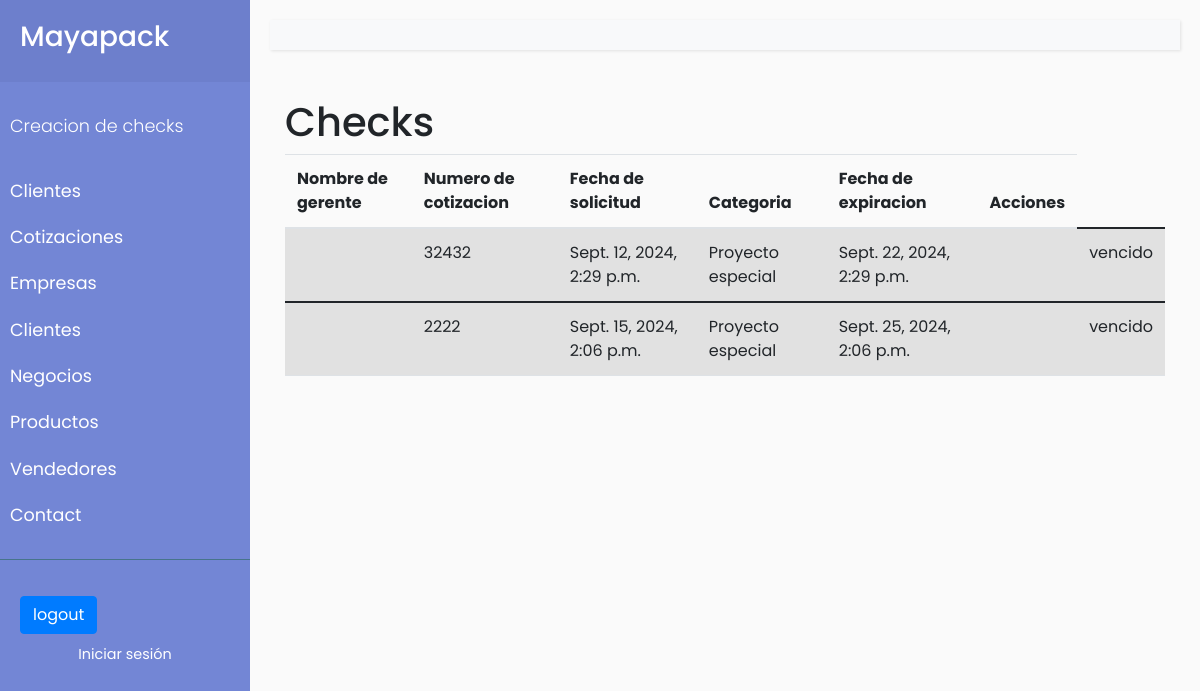
Page /idi/ (signed in) on the earlier database version.
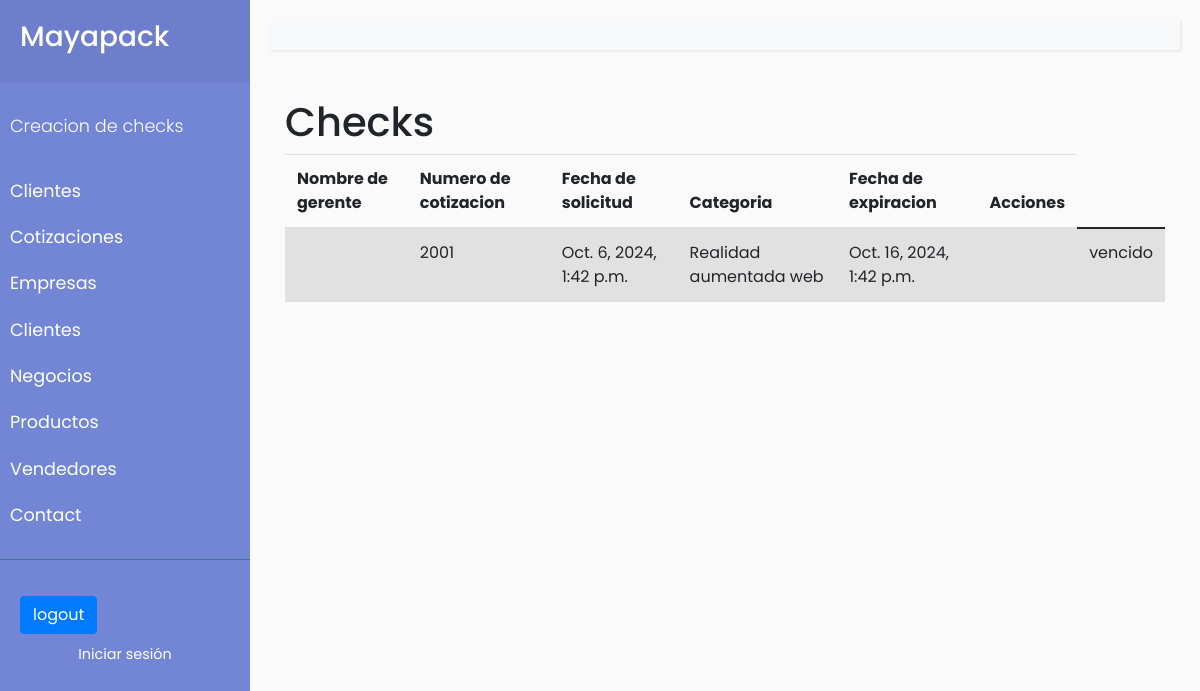
Same page on the later database version.
### cotizaciones/models.py (models this page shows, shortened)
class Check(models.Model):
    autor=models.ForeignKey(User, on_delete=models.SET_NULL, null=True)
    nombre_proyecto = models.CharField(max_length=100, null=True, blank=True)
    numero_cotizacion = models.IntegerField( null=True,  blank=True)
    nombre_empresa = models.ManyToManyField('empresas.Empresa')
    fecha_solicitud = models.DateTimeField(default=datetime.now())
    comentarios_adicionales = models.TextField(max_length=300, blank=True, null=True) #por si existe algun requerimiento en especifico para el proyecto
    estatus=models.ManyToManyField(Status, related_name='status', blank=True) # El estatus se refiere al estado en el pipeline de ventas
    fecha_expiracion=models.DateTimeField(default=timezone.now() + timedelta (days=10))
    vigente=models.BooleanField(default=True, null=True) #Vigencia del check
    cliente=models.ForeignKey('clientes.Cliente', on_delete=models.CASCADE, null=True)
    categoria=models.ManyToManyField(Categoria, related_name='relevancia_check', blank=True) # relevancia de la categoria
    def save(self, *args, **kwargs):
        if not self.pk and 'user' in kwargs:
            self.author = kwargs.pop('user')
        super(Check, self).save(*args, **kwargs)
    def verificar_expiracion(self):
        if self.fecha_expiracion< timezone.now():
            self.vigente=False
            self.save()

class Categoria(models.Model):
    nombre=models.CharField(max_length=100, null=False, unique=True, verbose_name='Nombre')
    class Meta:
        db_table='categories'
        verbose_name='Categoria'
        verbose_name_plural='Categorias'
        ordering=['id']

### cotizaciones/views.py (the view)
# urls.py: path('idi/', views.Check_idi.list_idi , name='idi'),
    def list_idi(request):
        if request.user.is_authenticated:
            check=Check.objects.all()
            context ={
                    'check':check,
            }
            for obj in check:
                obj.verificar_expiracion()
                obj.save
            return render (request, 'cotizaciones/list_idi.html', {'check': check})
        else:
            return redirect('/accounts/login/')

### cotizaciones/templates/cotizaciones/list_idi.html (shortened to what this page needs)
{% extends 'base.html' %}
{% load static %}
{% block content %}
        <div id="content">
            <nav class="navbar navbar-expand-lg navbar-light bg-light">
            </nav>
            <div class="container mt-5">
                <h1>Checks</h1>
                <table class="table table-striped">
                        {% if check %}
                                    <thead>
                                    <tr>
                                        <th scope="col">Nombre de gerente</th>
                                        <th scope="col">Numero de cotizacion</th>
                                        <th scope="col">Fecha de solicitud</th>
                                        <th scope="col">Categoria</th>
                                        <th scope="col">Fecha de expiracion</th>
                                        <th scope="col">Acciones</th>
                                    </tr>
                                    </thead>
                            {% for obj in check %}
                                    <tbody>
                                    <tr>
                                     <th scope="row">{{obj.nombre_gerente}}</th>
                                        <td>{{obj.numero_cotizacion}}</td>
                                        <td> {{obj.fecha_solicitud }}</td>
                                        {% for category in  obj.categoria.all %}
                                        <td>  {{category.nombre}}  </td>
                                        {%endfor %}
                                        <td>{{obj.fecha_expiracion}}</td>
                                        <td>
                                        {%if obj.vigente %}
                                        <a href="{% url 'verIdi' obj.id  %}">  <i class="bi bi-eye-fill"></i></a>
                                        <a href="{% url 'editarIdi' obj.id  %}"> <i class="bi bi-pencil-square"></i></a>
                                        </td>
                                        {% else %}
                                        <td> <a href="{% url 'renovar' obj.id  %}">vencido </a> </td>
                                        {% endif %}
                                    </tr>
                                    </tbody>
                            {% endfor %}
                        {% else %}
                        <h1>No hay elementos a mostrar</h1>
                        {% endif %}
                </table>
            </div>
        </div>
 {% endblock %}

### cotizaciones/templates/base.html (shortened to what this page needs)
<!DOCTYPE html>
<html lang="es">
<head>
    <link href="https://cdn.jsdelivr.net/npm/bootstrap@5.1.3/dist/css/bootstrap.min.css" rel="stylesheet">
    <link href="https://stackpath.bootstrapcdn.com/bootstrap/4.5.2/css/bootstrap.min.css" rel="stylesheet">
    <link rel="stylesheet" href="https://cdn.jsdelivr.net/npm/bootstrap-icons@1.11.3/font/bootstrap-icons.min.css">
{% load static %}
    <link rel="stylesheet" href="{% static 'cotizaciones/css/sidemenu.css' %}">
</head>
<body>
    <div class="wrapper">
        <nav id="sidebar">
            <div class="sidebar-header">
                <h3>Mayapack</h3>
            </div>
            <ul class="list-unstyled components">
                <p>Creacion de checks</p>
                <li>
                    <a href="{% url 'cliente_list'  %}">Clientes</a>
                </li>
                 <li>
                    <a href="{% url 'cotizaciones'  %}">Cotizaciones</a>
                </li>
                 <li>
                    <a href="{% url 'empresa_list'  %}">Empresas</a>
                </li>
                 <li>
                    <a href="{% url 'cliente_list'  %}">Clientes</a>
                </li>
                 <li>
                    <a href="{% url 'deal_list'  %}">Negocios</a>
                </li>
                 <li>
                    <a href="{% url 'producto_list'  %}">Productos</a>
                </li>
                <li>
                    <a href="{% url 'vendedor_list'  %}">Vendedores</a>
                </li>
                <li>
                    <a href="#">Contact</a>
                </li>
            </ul>
            <ul class="list-unstyled CTAs">
                <form method="POST" action="{% url 'logout' %}">
            <button  class="btn btn-primary" type="submit">logout</button>
            <li class="article"><a href="{% url 'login'%}?next={{request.path}}">Iniciar sesión</a></li>
                </form>
            </ul>
        </nav>
        {% block content %}{% endblock %}
    </div>
</body>
</html>

### cotizaciones/static/cotizaciones/css/sidemenu.css (style rules this page uses)
body { font-family: 'Poppins', sans-serif; background: #fafafa; }
p { font-family: 'Poppins', sans-serif; font-size: 1.1em; font-weight: 300; line-height: 1.7em; color: #999; }
a, a:hover, a:focus { color: inherit; text-decoration: none; transition: all 0.3s; }
.navbar { padding: 15px 10px; background: #fff; border: none; border-radius: 0; margin-bottom: 40px; box-shadow: 1px 1px 3px rgba(0, 0, 0, 0.1); }
.wrapper { display: flex; width: 100%; align-items: stretch; }
#sidebar { min-width: 250px; max-width: 250px; background: #7386D5; color: #fff; transition: all 0.3s; }
#sidebar .sidebar-header { padding: 20px; background: #6d7fcc; }
#sidebar ul.components { padding: 20px 0; border-bottom: 1px solid #47748b; }
#sidebar ul p { color: #fff; padding: 10px; }
#sidebar ul li a { padding: 10px; font-size: 1.1em; display: block; }
ul.CTAs { padding: 20px; }
ul.CTAs a { text-align: center; font-size: 0.9em !important; display: block; border-radius: 5px; margin-bottom: 5px; }
#content { width: 100%; padding: 20px; min-height: 100vh; transition: all 0.3s; }

Differences in the rows shown:
removed Check: numero_cotizacion "32432", fecha_solicitud "Sept. 12, 2024, 2:29 p.m.", fecha_expiracion "Sept. 22, 2024, 2:29 p.m.", vigente "vencido"
removed Categoria: nombre "Proyecto especial"
removed Check: numero_cotizacion "2222", fecha_solicitud "Sept. 15, 2024, 2:06 p.m.", fecha_expiracion "Sept. 25, 2024, 2:06 p.m.", vigente "vencido"
added Check: numero_cotizacion "2001", fecha_solicitud "Oct. 6, 2024, 1:42 p.m.", fecha_expiracion "Oct. 16, 2024, 1:42 p.m.", vigente "vencido"
now on this page (row edited): Categoria: nombre "Realidad aumentada web", shown under "2001"
